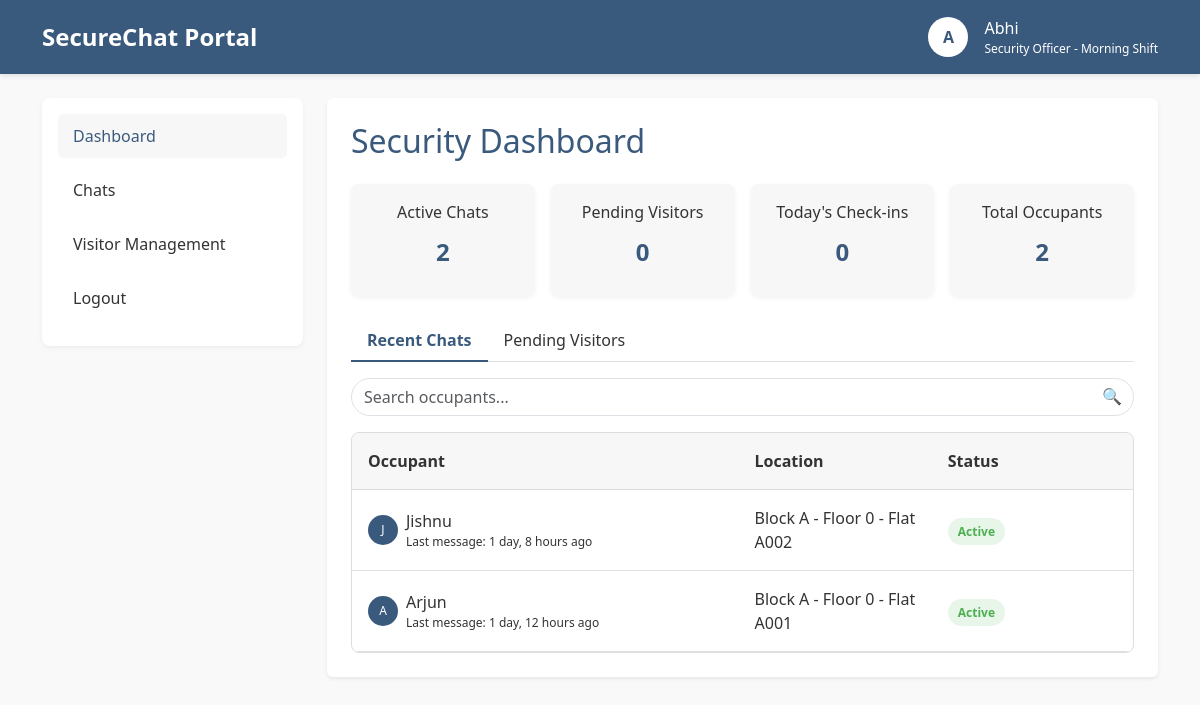
Screenshot of /security_home/ with the database file from the repository.
### app/models.py (models this page shows, shortened)
class Security(models.Model):
    GENDER_CHOICES = [
        ('Male', 'Male'),
        ('Female', 'Female'),
        ('Other', 'Other'),
    ]
    name = models.CharField(max_length=255)
    email = models.EmailField(unique=True)
    phone = models.CharField(max_length=15)
    age = models.PositiveIntegerField()
    gender = models.CharField(max_length=10, choices=GENDER_CHOICES)
    username = models.CharField(max_length=50, unique=True)
    password = models.CharField(max_length=255)
    address = models.TextField()
    shift_timing = models.CharField(max_length=50, choices=[('Morning', 'Morning'), ('Night', 'Night')])
    profile_image = models.ImageField(upload_to='security_profiles/', blank=True, null=True)
    created_at = models.DateTimeField(auto_now_add=True)
    updated_at = models.DateTimeField(auto_now=True)

class ChatRoom(models.Model):
    security = models.ForeignKey('Security', on_delete=models.CASCADE, related_name='chat_rooms')
    occupant = models.ForeignKey('FlatOccupant', on_delete=models.CASCADE, related_name='chat_rooms')
    created_at = models.DateTimeField(auto_now_add=True)
    last_message_time = models.DateTimeField(default=timezone.now)
    class Meta:
        unique_together = ('security', 'occupant')
        ordering = ['-last_message_time']

class FlatOccupant(models.Model):
    OCCUPANT_TYPE_CHOICES = [
        ('Owner', 'Owner'),
        ('Tenant', 'Tenant'),
    ]
    flat = models.ForeignKey(Flat, on_delete=models.CASCADE, related_name="occupant")
    full_name = models.CharField(max_length=100)
    contact_number = models.CharField(max_length=15)
    email = models.EmailField(unique=True, blank=True, null=True)
    username = models.CharField(max_length=50, unique=True)
    password = models.CharField(max_length=255)
    date_of_birth = models.DateField()
    gender = models.CharField(max_length=10, choices=[('Male', 'Male'), ('Female', 'Female'), ('Other', 'Other')])
    occupant_type = models.CharField(max_length=10, choices=OCCUPANT_TYPE_CHOICES)
    move_in_date = models.DateField()
    move_out_date = models.DateField(blank=True, null=True)
    id_proof = models.ImageField(upload_to='id_proofs/', blank=True, null=True)
    emergency_contact_name = models.CharField(max_length=100)
    emergency_contact_number = models.CharField(max_length=15)
    is_active = models.BooleanField(default=True)
    created_at = models.DateTimeField(auto_now_add=True)
    updated_at = models.DateTimeField(auto_now=True)

class Flat(models.Model):
    flat_number = models.CharField(max_length=20, unique=True)
    floor = models.IntegerField()
    block = models.CharField(max_length=10, blank=True, null=True)
    square_footage = models.PositiveIntegerField(blank=True, null=True)
    bedrooms = models.PositiveIntegerField(default=1)
    is_occupied = models.BooleanField(default=False)
    created_at = models.DateTimeField(auto_now_add=True)
    updated_at = models.DateTimeField(auto_now=True)
    class Meta:
        ordering = ['block', 'floor', 'flat_number']
    def __str__(self):
        block_str = f"Block {self.block} - " if self.block else ""
        return f"{block_str}Floor {self.floor} - Flat {self.flat_number}"

### app/views.py (the view)
# urls.py: path('security_home/',views.security_home,name='security_home'),
def security_home(request):
    security_id = request.session.get('security_id', 1)
    try:
        security = Security.objects.get(id=security_id)
    except Security.DoesNotExist:
        security = Security.objects.first()
    today = timezone.now().date()
    today_start = datetime.combine(today, datetime.min.time())
    today_end = datetime.combine(today, datetime.max.time())
    active_chats_count = ChatRoom.objects.filter(security=security).count()
    pending_visitors_count = Visitor.objects.filter(
        status='Pending',
        expected_arrival__gte=today_start
    ).count()
    todays_checkins_count = Visitor.objects.filter(
        status='CheckedIn',
        actual_arrival__range=(today_start, today_end)
    ).count()
    total_occupants_count = FlatOccupant.objects.filter(is_active=True).count()
    recent_chats = ChatRoom.objects.filter(security=security).order_by('-last_message_time')[:5]
    for chat in recent_chats:
        chat.has_unread = Message.objects.filter(
            chat_room=chat,
            sender_type='Occupant',
            is_read=False
        ).exists()
    pending_visitors = Visitor.objects.filter(
        status='Pending',
        expected_arrival__gte=today_start
    ).order_by('expected_arrival')[:5]
    checked_in_visitors = Visitor.objects.filter(
        status='CheckedIn',
        actual_arrival__range=(today_start, today_end)
    ).order_by('-actual_arrival')[:5]
    context = {
        'security': security,
        'active_chats_count': active_chats_count,
        'pending_visitors_count': pending_visitors_count,
        'todays_checkins_count': todays_checkins_count,
        'total_occupants_count': total_occupants_count,
        'recent_chats': recent_chats,
        'pending_visitors': pending_visitors,
        'checked_in_visitors': checked_in_visitors,
    }
    return render(request, 'security_home.html', context)

### app/templates/security_home.html (shortened to what this page needs)
<!DOCTYPE html>
<html lang="en">
<head>
    <link href="https://cdn.jsdelivr.net/npm/bootstrap@5.3.0/dist/css/bootstrap.min.css" rel="stylesheet">
</head>
<body>
    <header class="py-3 mb-4">
        <div class="container">
            <div class="row align-items-center">
                <div class="col-md-6 mb-3 mb-md-0">
                    <div class="logo">SecureChat Portal</div>
                </div>
                <div class="col-md-6">
                    <div class="d-flex align-items-center justify-content-md-end" data-security-id="{{ security.id }}">
                        <div class="user-avatar me-3">{{ security.name|slice:":1" }}</div>
                        <div>
                            <div>{{ security.name }}</div>
                            <div style="font-size: 12px;">Security Officer - {{ security.shift_timing }} Shift</div>
                        </div>
                    </div>
                </div>
            </div>
        </div>
    </header>
    <div class="container">
        <div class="row g-4">
            <div class="col-lg-3 col-md-4">
                <div class="sidebar p-3">
                    <ul class="sidebar-menu">
                        <li><a href="/security_home/" class="active">Dashboard</a></li>
                        <li><a href="/chat/">Chats</a></li>
                        <li><a href="/security_dashboard/">Visitor Management</a></li>
                        <li><a href="/logout/">Logout</a></li>
                    </ul>
                </div>
            </div>
            <div class="col-lg-9 col-md-8">
                <div class="bg-white p-4 rounded shadow-sm">
                    <h2 class="page-title mb-4">Security Dashboard</h2>
                    <div class="row g-3 mb-4">
                        <div class="col-xl-3 col-sm-6">
                            <div class="stat-card p-3">
                                <div>Active Chats</div>
                                <div class="stat-value">{{ active_chats_count }}</div>
                            </div>
                        </div>
                        <div class="col-xl-3 col-sm-6">
                            <div class="stat-card p-3">
                                <div>Pending Visitors</div>
                                <div class="stat-value">{{ pending_visitors_count }}</div>
                            </div>
                        </div>
                        <div class="col-xl-3 col-sm-6">
                            <div class="stat-card p-3">
                                <div>Today's Check-ins</div>
                                <div class="stat-value">{{ todays_checkins_count }}</div>
                            </div>
                        </div>
                        <div class="col-xl-3 col-sm-6">
                            <div class="stat-card p-3">
                                <div>Total Occupants</div>
                                <div class="stat-value">{{ total_occupants_count }}</div>
                            </div>
                        </div>
                    </div>
                    <div class="tab-container mt-4">
                        <ul class="nav nav-tabs tab-header mb-3" id="dashboardTabs" role="tablist">
                            <li class="nav-item" role="presentation">
                                <button class="nav-link active" id="chats-tab" data-bs-toggle="tab" data-bs-target="#chats" type="button" role="tab">Recent Chats</button>
                            </li>
                            <li class="nav-item" role="presentation">
                                <button class="nav-link" id="visitors-tab" data-bs-toggle="tab" data-bs-target="#visitors" type="button" role="tab">Pending Visitors</button>
                            </li>
                        </ul>
                        <div class="tab-content">
                            <div class="tab-pane fade show active" id="chats" role="tabpanel">
                                <div class="mb-3">
                                    <div class="input-group">
                                        <input type="text" id="chatSearch" class="form-control rounded-pill" placeholder="Search occupants...">
                                        <span class="input-group-text bg-transparent border-0 position-absolute end-0">🔍</span>
                                    </div>
                                </div>
                                <div class="chat-list">
                                    <div class="list-header p-3">
                                        <div class="row">
                                            <div class="col-md-6">Occupant</div>
                                            <div class="col-md-3 d-none d-md-block">Location</div>
                                            <div class="col-md-3">Status</div>
                                        </div>
                                    </div>
                                    {% for chat in recent_chats %}
                                    <div class="chat-item p-3 border-bottom" data-occupant-id="{{ chat.occupant.id }}">
                                        <div class="row align-items-center">
                                            <div class="col-md-6 mb-2 mb-md-0">
                                                <div class="d-flex align-items-center">
                                                    <div class="avatar-small me-2">{{ chat.occupant.full_name|slice:":1" }}</div>
                                                    <div>
                                                        <div>{{ chat.occupant.full_name }}</div>
                                                        <div style="font-size: 12px;">Last message: {{ chat.last_message_time|timesince }} ago</div>
                                                    </div>
                                                </div>
                                            </div>
                                            <div class="col-md-3 d-none d-md-block">{{ chat.occupant.flat }}</div>
                                            <div class="col-md-3">
                                                <span class="status {% if chat.has_unread %}status-pending{% else %}status-active{% endif %}">
                                                    {% if chat.has_unread %}Pending{% else %}Active{% endif %}
                                                </span>
                                            </div>
                                        </div>
                                    </div>
                                    {% empty %}
                                    <div class="p-3 text-center">No active chats found.</div>
                                    {% endfor %}
                                </div>
                            </div>
                        </div>
                    </div>
                </div>
            </div>
        </div>
    </div>
</body>
</html>

### app/templates/security_home.html (style rules this page uses)
:root { --primary-color: #3a5a7d; --secondary-color: #4CAF50; --accent-color: #f7f7f7; --text-color: #333; --border-color: #ddd; }
body { font-family: 'Segoe UI', Tahoma, Geneva, Verdana, sans-serif; background-color: #f9f9f9; color: var(--text-color); }
header { background-color: var(--primary-color); color: white; box-shadow: 0 2px 5px rgba(0,0,0,0.1); }
.logo { font-size: 24px; font-weight: bold; }
.user-avatar { width: 40px; height: 40px; border-radius: 50%; background-color: #fff; display: flex; align-items: center; justify-content: center; color: var(--primary-color); font-weight: bold; }
.sidebar { background-color: white; border-radius: 8px; box-shadow: 0 2px 5px rgba(0,0,0,0.05); }
.sidebar-menu { list-style: none; padding: 0; margin: 0; }
.sidebar-menu li { margin-bottom: 10px; }
.sidebar-menu a { display: flex; align-items: center; gap: 10px; text-decoration: none; color: var(--text-color); padding: 10px 15px; border-radius: 5px; transition: background-color 0.3s; }
.sidebar-menu a:hover, .sidebar-menu a.active { background-color: var(--accent-color); color: var(--primary-color); }
.page-title { color: var(--primary-color); }
.stat-card { background-color: var(--accent-color); border-radius: 8px; box-shadow: 0 2px 5px rgba(0,0,0,0.05); text-align: center; height: 100%; }
.stat-value { font-size: 24px; font-weight: bold; color: var(--primary-color); margin: 10px 0; }
.avatar-small { width: 30px; height: 30px; border-radius: 50%; background-color: var(--primary-color); color: white; display: flex; align-items: center; justify-content: center; font-size: 12px; }
.status { padding: 5px 10px; border-radius: 20px; font-size: 12px; font-weight: bold; }
.status-active { background-color: #e8f5e9; color: var(--secondary-color); }
.tab-header .nav-link { color: var(--text-color); border: none; border-bottom: 2px solid transparent; }
.tab-header .nav-link.active { border-bottom: 2px solid var(--primary-color); color: var(--primary-color); font-weight: bold; background-color: transparent; }
.chat-list, .visitor-list { border: 1px solid var(--border-color); border-radius: 8px; overflow: hidden; }
.list-header { background-color: var(--accent-color); font-weight: bold; border-bottom: 1px solid var(--border-color); }

### rows the page displays
Security: name "A", name "Abhi", shift_timing "Morning"
ChatRoom: occupant.full_name "J", occupant.full_name "Jishnu", last_message_time "1 day, 8 hours", occupant.flat "Block A - Floor 0 - Flat A002", shows "Active"
ChatRoom: occupant.full_name "A", occupant.full_name "Arjun", last_message_time "1 day, 12 hours", occupant.flat "Block A - Floor 0 - Flat A001", shows "Active"

### other values shown
{{ active_chats_count }} "2"
{{ pending_visitors_count }} "0"
{{ todays_checkins_count }} "0"
{{ total_occupants_count }} "2"
